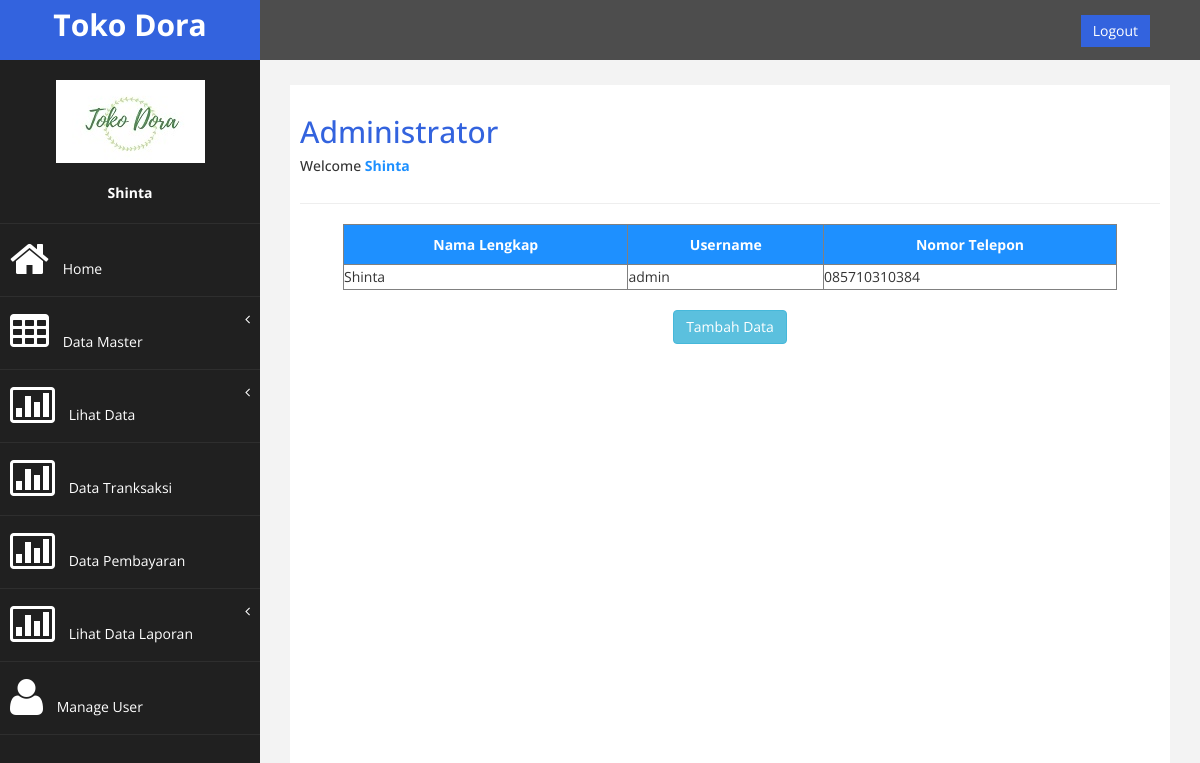
Page /admin/admin.php?page=user (signed in) on the committed database.
### tables this page shows
CREATE TABLE `admin1` (
  `id_card` int(11) NOT NULL,
  `nama` varchar(100) NOT NULL,
  `notlpn` varchar(30) NOT NULL,
  `username` varchar(30) NOT NULL,
  `password` varchar(30) NOT NULL
);

### admin/latihan.php (the view)
<table align="center" width="90%" border="1">
	<tr style="height: 40px; text-align: center; color: white; background-color: dodgerblue;">
		<th style="text-align: center;"> Nama Lengkap</th>
		<th style="text-align: center;"> Username</th>
		<th style="text-align: center;"> Nomor Telepon</th>
	</tr>
	<?php
	include 'koneksi.php';
	$sql = mysqli_query($koneksi,"select * from admin1") or die(mysqli_error());
	while ( $tampil = mysqli_fetch_array($sql)) {
	 ?>
	<tr  style="height: 25px;">
		<td> <?php echo $tampil ['nama']; ?> </td>
		<td> <?php echo  $tampil ['username'] ; ?> </td>
		<td> <?php echo $tampil ['notlpn'] ; ?> </td>
	</tr>
	<?php
};
	 ?>
</table>
<p class="text-center">
                                    <a href="?page=input_admin"> <button class="btn btn-info"> Tambah Data</button> </a>
            </p>

### admin/assets/css/custom.css (style rules this page uses)
body { font-family: 'Open Sans', sans-serif; }
.text-center { text-align:center; }
p { font-size:16px; line-height:25px; padding-top:20px; }

### rows in the picture
admin1: nama "Shinta", username "admin", notlpn "085710310384"

### other values in the picture
$_SESSION["admin"]['nama'] "Shinta"
